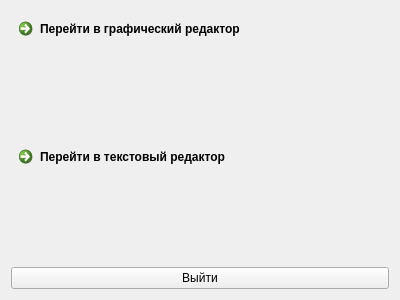
<?xml version="1.0" encoding="UTF-8"?>
<ui version="4.0">
 <class>MenuDialog</class>
 <widget class="QDialog" name="MenuDialog">
  <property name="geometry">
   <rect>
    <x>0</x>
    <y>0</y>
    <width>400</width>
    <height>300</height>
   </rect>
  </property>
  <property name="windowTitle">
   <string>Главное меню</string>
  </property>
  <layout class="QVBoxLayout" name="verticalLayout_2">
   <item>
    <layout class="QVBoxLayout" name="verticalLayout">
     <item>
      <widget class="QCommandLinkButton" name="goGraphicEdit">
       <property name="text">
        <string>Перейти в графический редактор</string>
       </property>
      </widget>
     </item>
     <item>
      <widget class="QCommandLinkButton" name="goTextEdit">
       <property name="text">
        <string>Перейти в текстовый редактор</string>
       </property>
      </widget>
     </item>
     <item>
      <widget class="QPushButton" name="exit">
       <property name="text">
        <string>Выйти</string>
       </property>
      </widget>
     </item>
    </layout>
   </item>
  </layout>
 </widget>
 <resources/>
 <connections/>
</ui>
